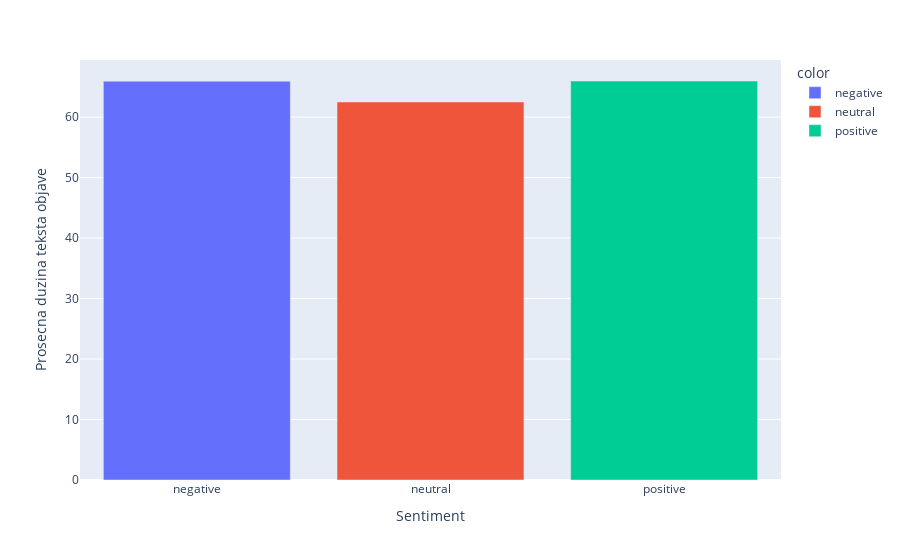

Notebook code for this chart:
### Code cell
fig = px.bar(data_frame=df, x=avg_len.index,y=avg_len.values,color=avg_len.index)
fig.update_xaxes(title_text='Sentiment')
fig.update_yaxes(title_text='Prosecna duzina teksta objave')
fig.show()

### Figure 1 — Plotly figure (JSON) as saved in the notebook; plotly's stock layout.template omitted (floating-point values rounded to 4 significant figures)
{"data": [{"alignmentgroup": "True", "hovertemplate": "color=negative<br>x=%{x}<br>y=%{y}<extra></extra>", "legendgroup": "negative", "marker": {"color": "#636efa", "pattern": {"shape": ""}}, "name": "negative", "offsetgroup": "negative", "orientation": "v", "showlegend": true, "textposition": "auto", "type": "bar", "x": ["negative"], "xaxis": "x", "y": [65.94], "yaxis": "y"}, {"alignmentgroup": "True", "hovertemplate": "color=neutral<br>x=%{x}<br>y=%{y}<extra></extra>", "legendgroup": "neutral", "marker": {"color": "#EF553B", "pattern": {"shape": ""}}, "name": "neutral", "offsetgroup": "neutral", "orientation": "v", "showlegend": true, "textposition": "auto", "type": "bar", "x": ["neutral"], "xaxis": "x", "y": [62.5], "yaxis": "y"}, {"alignmentgroup": "True", "hovertemplate": "color=positive<br>x=%{x}<br>y=%{y}<extra></extra>", "legendgroup": "positive", "marker": {"color": "#00cc96", "pattern": {"shape": ""}}, "name": "positive", "offsetgroup": "positive", "orientation": "v", "showlegend": true, "textposition": "auto", "type": "bar", "x": ["positive"], "xaxis": "x", "y": [65.97], "yaxis": "y"}], "layout": {"barmode": "relative", "legend": {"title": {"text": "color"}, "tracegroupgap": 0}, "margin": {"t": 60}, "xaxis": {"anchor": "y", "domain": [0, 1], "title": {"text": "Sentiment"}}, "yaxis": {"anchor": "x", "domain": [0, 1], "title": {"text": "Prosecna duzina teksta objave"}}}}
